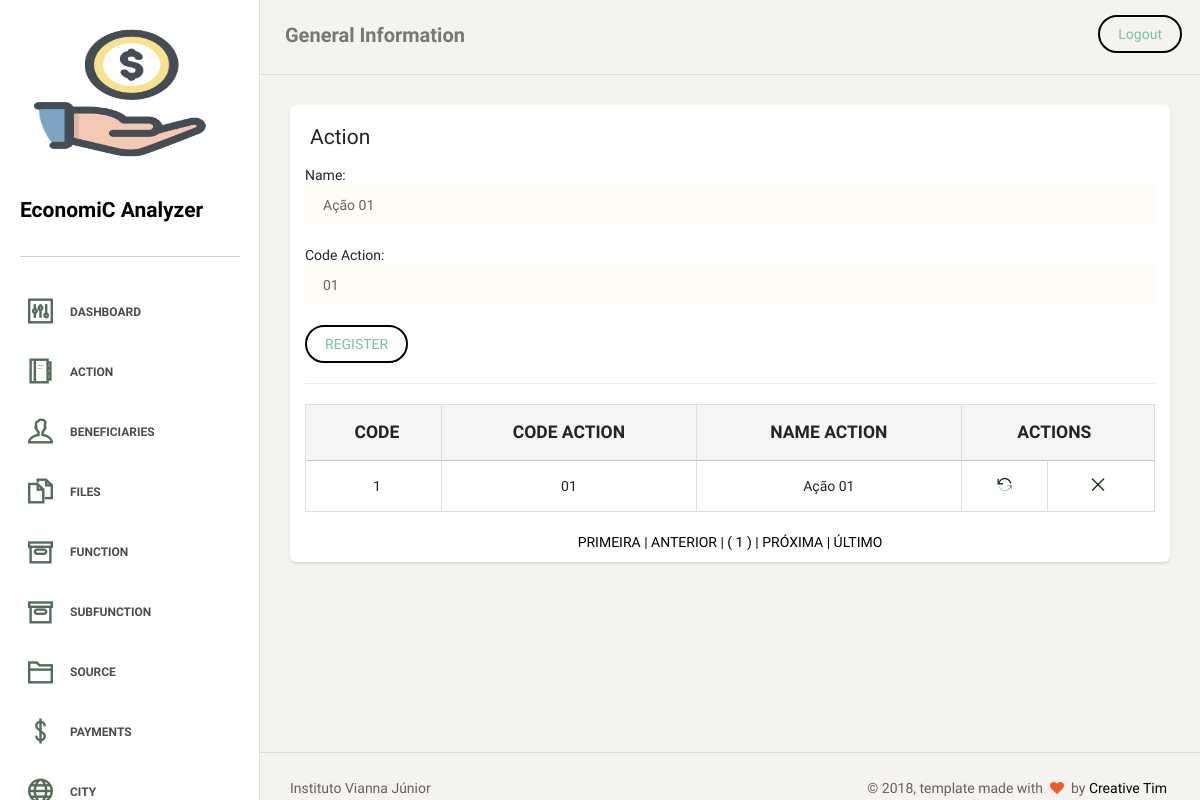
Before: /action.php?act=upd&id=1 with the older database file.
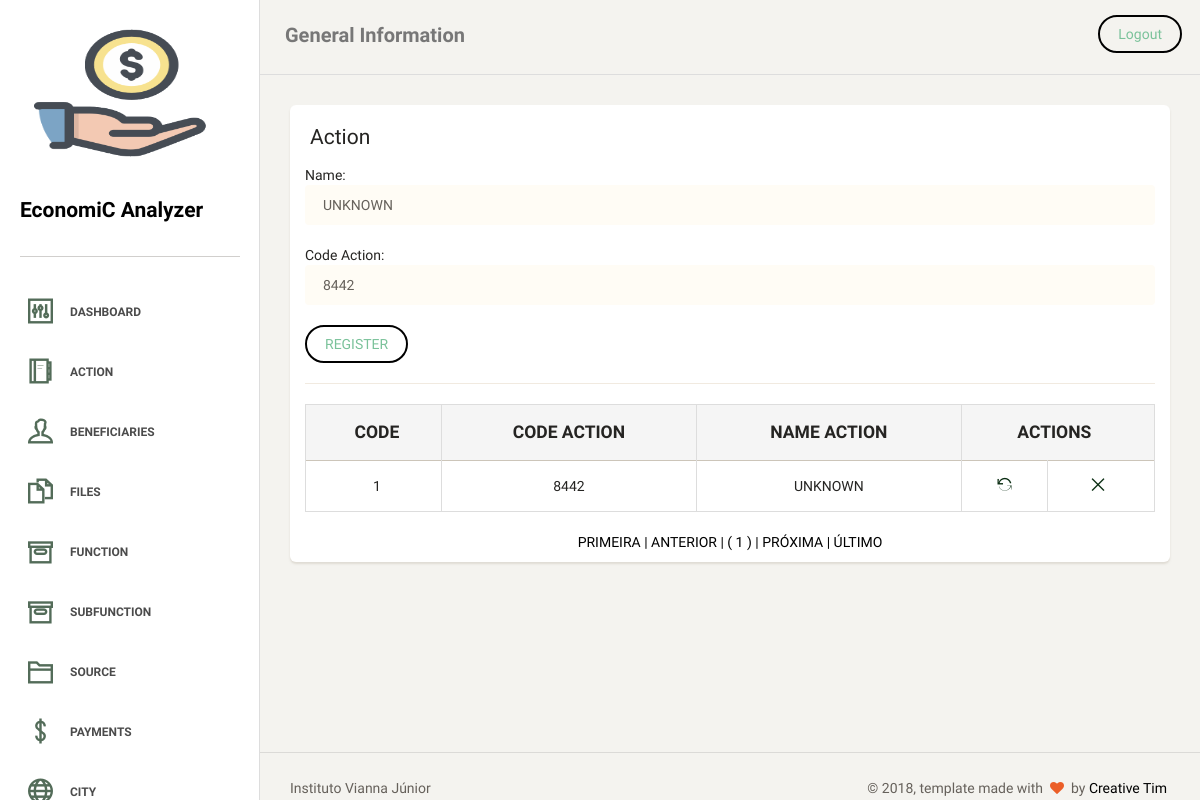
After: the same page with the newer database file.
### tables this page shows
CREATE TABLE `tb_action` (
  `id_action` int(11) NOT NULL AUTO_INCREMENT,
  `str_cod_action` varchar(4) NOT NULL,
  `str_name_action` varchar(255) DEFAULT NULL,
  PRIMARY KEY (`id_action`),
  UNIQUE KEY `str_cod_action_UNIQUE` (`str_cod_action`)
);

### classes/action.php (called while the page is built)
<?php
class action
{
    private $id_action;
    private $str_cod_action;
    private $str_name_action;
    public function __construct($id_action, $str_cod_action, $str_name_action)
    {
        $this->id_action = $id_action;
        $this->str_cod_action = $str_cod_action;
        $this->str_name_action = $str_name_action;
    }
    public function getIdAction()
    {
        return $this->id_action;
    }
    public function setIdAction($id_action)
    {
        $this->id_action = $id_action;
    }
    public function getStrCodAction()
    {
        return $this->str_cod_action;
    }
    public function setStrCodAction($str_cod_action)
    {
        $this->str_cod_action = $str_cod_action;
    }
    public function getStrNameAction()
    {
        return $this->str_name_action;
    }
    public function setStrNameAction($str_name_action)
    {
        $this->str_name_action = $str_name_action;
    }
}

### action.php (the view, shortened to what the changed rows need)
<?php
require_once "classes/template.php";
require_once "dao/actionDAO.php";
require_once "classes/action.php";
$object = new actionDAO();
if ($_SERVER['REQUEST_METHOD'] == 'POST') {
    $id = (isset($_POST["id"]) && $_POST["id"] != null) ? $_POST["id"] : "";
    $str_cod_action = (isset($_POST["str_cod_action"]) && $_POST["str_cod_action"] != null) ? $_POST["str_cod_action"] : "";
    $str_name_action = (isset($_POST["str_name_action"]) && $_POST["str_name_action"] != null) ? $_POST["str_name_action"] : "";
} else if (!isset($id)) {
    $id = (isset($_GET["id"]) && $_GET["id"] != null) ? $_GET["id"] : "";
    $str_cod_action = NULL;
    $str_name_action = NULL;
}
if (isset($_REQUEST["act"]) && $_REQUEST["act"] == "upd" && $id != "") {
    $action = new action($id, '', '');
    $resultado = $object->update($action);
    $str_cod_action = $resultado->getStrCodAction();
    $str_name_action = $resultado->getStrNameAction();
}
?>
<div class='content' xmlns="http://www.w3.org/1999/html">
    <div class='container-fluid'>
        <div class='row'>
            <div class='col-md-12'>
                <div class='card'>
                    <div class='content table-responsive'>
                        <form action="?act=save&id=" method="POST" name="form1">
                            Name:
                            <input class="form-control" type="text" size="50" name="str_name_action" value="<?php
                            echo (isset($str_name_action) && ($str_name_action != null || $str_name_action != "")) ? $str_name_action : '';
                            ?>"/>
                            <br/>
                            Code Action:
                            <input class="form-control" type="text" size="10" name="str_cod_action" value="<?php
                            echo (isset($str_cod_action) && ($str_cod_action != null || $str_cod_action != "")) ? $str_cod_action : '';
                            ?>"/>
                            <br/>
                            <input class="btn btn-success" type="submit" value="REGISTER">
                            <hr>
                        </form>
                        <?php
                        $object->pagedTable();
                        ?>
                    </div>
                </div>
            </div>
        </div>
    </div>
</div>

### dao/actionDAO.php (shortened to what the changed rows need)
<?php
require_once "classes/action.php";
class actionDAO
{
    public function update($action)
    {
        global $pdo;
        try {
            $statement = $pdo->prepare("SELECT id_action, str_cod_action, str_name_action FROM tb_action WHERE id_action = :id");
            $statement->bindValue(":id", $action->getIdAction());
            if ($statement->execute()) {
                $rs = $statement->fetch(PDO::FETCH_OBJ);
                $action->setIdAction($rs->id_action);
                $action->setStrCodAction($rs->str_cod_action);
                $action->setStrNameAction($rs->str_name_action);
                return $action;
            } else {
                throw new PDOException("<script> alert('Erro na declaração SQL !'); </script>");
            }
        } catch (PDOException $erro) {
            return "Erro: " . $erro->getMessage();
        }
    }
    public function pagedTable()
    {
        global $pdo;
        $endereco = $_SERVER ['PHP_SELF'];
        $pagina_atual = (isset($_GET['page']) && is_numeric($_GET['page'])) ? $_GET['page'] : 1;
        $linha_inicial = ($pagina_atual - 1) * QTDE_REGISTROS;
        $sql = "SELECT id_action, str_cod_action, str_name_action FROM tb_action LIMIT {$linha_inicial}, " . QTDE_REGISTROS;
        $statement = $pdo->prepare($sql);
        $statement->execute();
        $dados = $statement->fetchAll(PDO::FETCH_OBJ);
        $sqlContador = "SELECT COUNT(*) AS total_registros FROM tb_action";
        $statement = $pdo->prepare($sqlContador);
        $statement->execute();
        $valor = $statement->fetch(PDO::FETCH_OBJ);
        $primeira_pagina = 1;
        $ultima_pagina = ceil($valor->total_registros / QTDE_REGISTROS);
        $pagina_anterior = ($pagina_atual > 1) ? $pagina_atual - 1 : 0;
        $proxima_pagina = ($pagina_atual < $ultima_pagina) ? $pagina_atual + 1 : 0;
        $range_inicial = (($pagina_atual - RANGE_PAGINAS) >= 1) ? $pagina_atual - RANGE_PAGINAS : 1;
        $range_final = (($pagina_atual + RANGE_PAGINAS) <= $ultima_pagina) ? $pagina_atual + RANGE_PAGINAS : $ultima_pagina;
        $exibir_botao_inicio = ($range_inicial < $pagina_atual) ? 'mostrar' : 'esconder';
        $exibir_botao_final = ($range_final > $pagina_atual) ? 'mostrar' : 'esconder';
        if (!empty($dados)):
            echo "
     <table class='table table-striped table-bordered'>
     <thead>
       <tr style='text-transform: uppercase;' class='active'>
        <th style='text-align: center; font-weight: bolder;'>Code</th>
        <th style='text-align: center; font-weight: bolder;'>Code Action</th>
        <th style='text-align: center; font-weight: bolder;'>Name Action</th>
        <th style='text-align: center; font-weight: bolder;' colspan='2'>Actions</th>
       </tr>
     </thead>
     <tbody>";
            foreach ($dados as $acti):
                echo "<tr>
        <td style='text-align: center'>$acti->id_action</td>
        <td style='text-align: center'>$acti->str_cod_action</td>
        <td style='text-align: center'>$acti->str_name_action</td>
        <td style='text-align: center'><a href='?act=upd&id=$acti->id_action' title='Alterar'><i class='ti-reload'></i></a></td>
        <td style='text-align: center'><a href='?act=del&id=$acti->id_action' title='Remover'><i class='ti-close'></i></a></td>
       </tr>";
            endforeach;
            echo "
</tbody>
     </table>
     <div class='box-paginacao' style='text-align: center'>
       <a class='box-navegacao  $exibir_botao_inicio' href='$endereco?page=$primeira_pagina' title='Primeira Página'> PRIMEIRA  |</a>
       <a class='box-navegacao  $exibir_botao_inicio' href='$endereco?page=$pagina_anterior' title='Página Anterior'> ANTERIOR  |</a>
";
            echo "<a class='box-navegacao $exibir_botao_final' href='$endereco?page=$proxima_pagina' title='Próxima Página'>| PRÓXIMA  </a>
                  <a class='box-navegacao $exibir_botao_final' href='$endereco?page=$ultima_pagina'  title='Última Página'>| ÚLTIMO  </a>
     </div>";
        else:
            echo "<p class='bg-danger'>Nenhum registro foi encontrado!</p>
     ";
        endif;
    }
}

Changed rows visible on the page:
changed tb_action id 1: str_name_action "Ação 01" → "UNKNOWN"; str_cod_action "01" → "8442"
